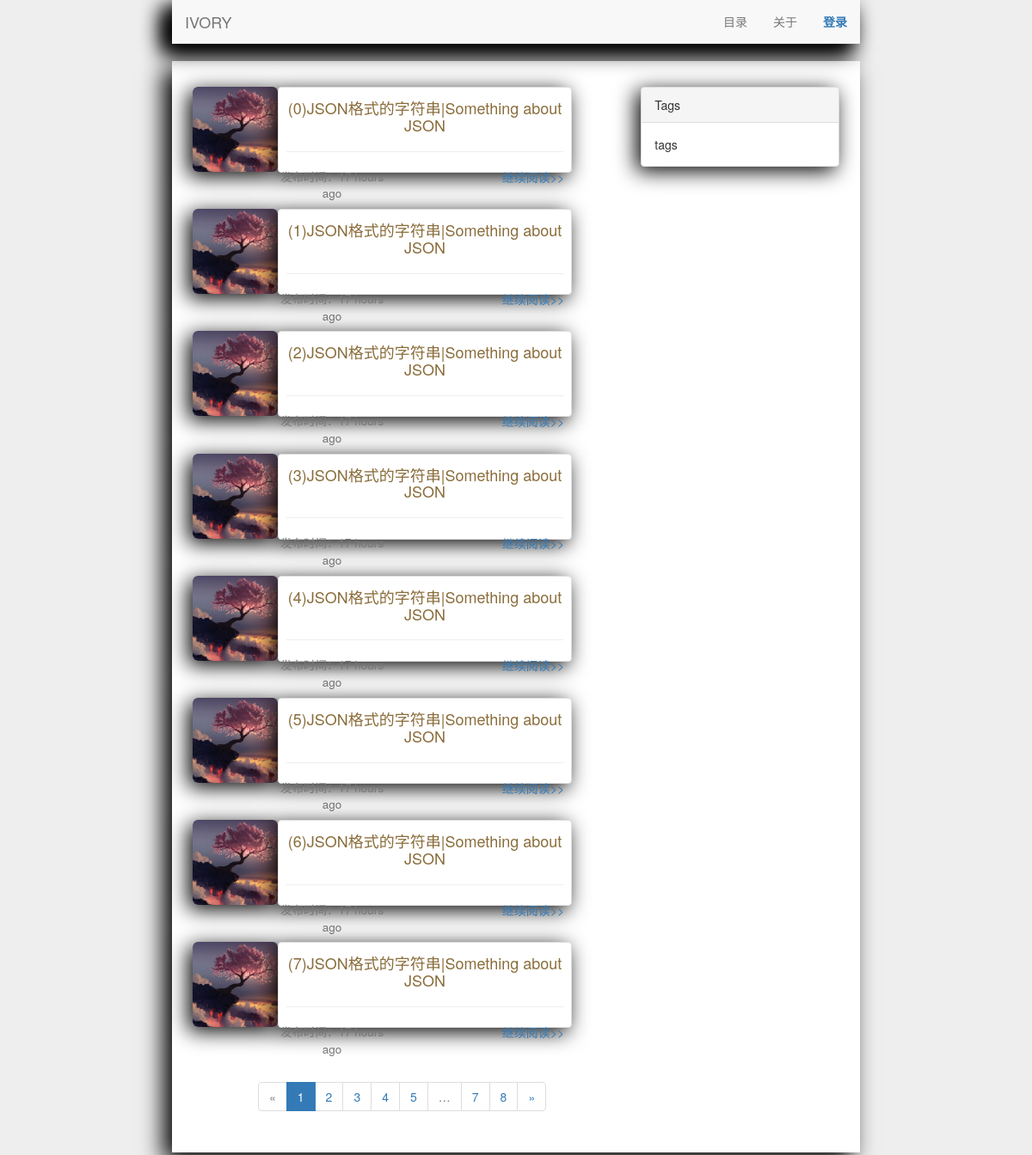
Screenshot of /blog/ with the database file from the repository.
### blog/models.py (models this page shows, shortened)
class Article(db.Model):
    __tablename__ = 'Article'
    id = db.Column(db.Integer, primary_key=True)
    img = db.Column(db.String(100), default='44.jpg')
    title = db.Column(db.String(100))
    description = db.Column(db.String(90))
    text = db.Column(db.Text)
    pub_date = db.Column(db.DateTime, default=datetime.utcnow())
    author_id = db.Column(db.Integer, db.ForeignKey('User.id'))
    category_id = db.Column(db.Integer, db.ForeignKey('Category.id'))

### blog/main/views.py (the view)
@main.route('/', methods=['GET'])
def index():
    page = request.args.get('page', 1, type=int)
    pagination = Article.query.order_by(Article.pub_date.desc()).paginate(
        page, per_page=current_app.config['FLASKY_BLOGS_PER_PAGE'],
        error_out=False)
    blogs = pagination.items
    return render_template('main/index.html', blogs=blogs, pagination=pagination)

### blog/templates/main/index.html (shortened to what this page needs)
{% extends 'base.html' %}
{% import "_pagination_macros.html" as macros %}
{% block head %}
    {{ super() }}
{% endblock %}
{% block content %}
    <div class="row">
        <div class="col-md-7">
            {% if blogs %}
                {% for blog in blogs %}
                    <div id="blog_div" class="row">
                        <div class="col-md-3 col-xs-4" id="article_img-left">
                            <img class="img-responsive img-rounded"
                                 src="{{ url_for('static', filename='article_img/%s' % blog.img) }}">
                        </div>
                        <div class="col-md-9 col-xs-12">
                            <div id="article" class="row thumbnail">
                                <div class="col-md-12">
                                    <div class="row">
                                        <div class="caption">
                                            <p class="text-center h4 text-warning">{{ blog.title | truncate(30) }}</p>
                                            <hr>
                                        </div>
                                        <div class="row">
                                            <div class="col-md-5">
                                                <p class="text-muted h4 text-center">
                                                    <small>
                                                        发布时间：{{ moment(blog.pub_date).fromNow(refresh=true) }}</small>
                                                </p>
                                            </div>
                                            <div id="continue" class="col-md-3 col-md-offset-3">
                                                <a href="{{ url_for('main.single_blog', id=blog.id) }}">
                                                    <button type="button" class="btn btn-link pull-left">
                                                        继续阅读>>
                                                    </button>
                                                </a>
                                            </div>
                                        </div>
                                    </div>
                                </div>
                            </div>
                        </div>
                    </div>
                {% endfor %}
            {% endif %}
            <div class="row">
                <div class="col-md-10 col-md-offset-2">
                    <div class="center_mini">
                        {{ macros.pagination_widget(pagination, 'main.index') }}
                    </div>
                </div>
            </div>
        </div>
        <div class="col-md-4 pull-right">
                <div class="panel panel-default" style="box-shadow: -5px 5px 25px black;">
                    <div class="panel-heading">Tags</div>
                    <div class="panel-body">tags</div>
                </div>
        </div>
    </div>
    </div>
{% endblock %}

### rows the page displays
Article: img (picture), title "(0)JSON格式的字符串|Something about JSON", pub_date "17 hours ago"
Article: img (picture), title "(1)JSON格式的字符串|Something about JSON", pub_date "17 hours ago"
Article: img (picture), title "(2)JSON格式的字符串|Something about JSON", pub_date "17 hours ago"
Article: img (picture), title "(3)JSON格式的字符串|Something about JSON", pub_date "17 hours ago"
Article: img (picture), title "(4)JSON格式的字符串|Something about JSON", pub_date "17 hours ago"
Article: img (picture), title "(5)JSON格式的字符串|Something about JSON", pub_date "17 hours ago"
Article: img (picture), title "(6)JSON格式的字符串|Something about JSON", pub_date "17 hours ago"
Article: img (picture), title "(7)JSON格式的字符串|Something about JSON", pub_date "17 hours ago"

### other values shown
{{ p }} "1"
{{ p }} "2" "3" "4" "5" "7" "8"
